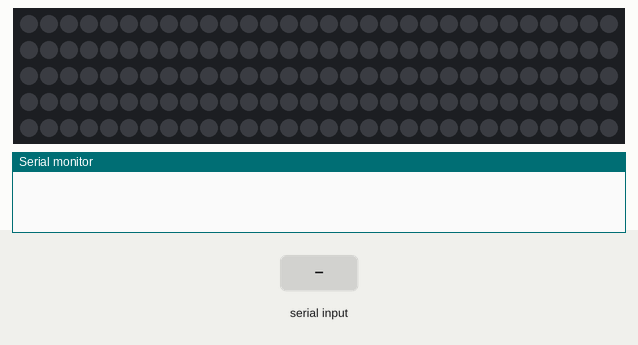
This sketch was run on a simulated Arduino Uno, built with avr-gcc and run on an emulated ATmega328P. On the bench: 150 RGB LEDs in strip order, left to right, continuing on the next row, the last lines printed to the serial monitor. Inputs (shaded band) come from the test bench. Dim RGB values are drawn brighter than linear.

Above: at 2.1 s.
2.2 s: "90,45\n" received over Serial
At 5.1 s:
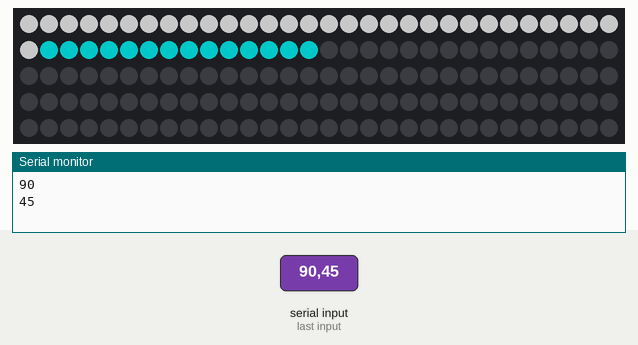
5.2 s: "30,150\n" received over Serial
At 7.7 s:
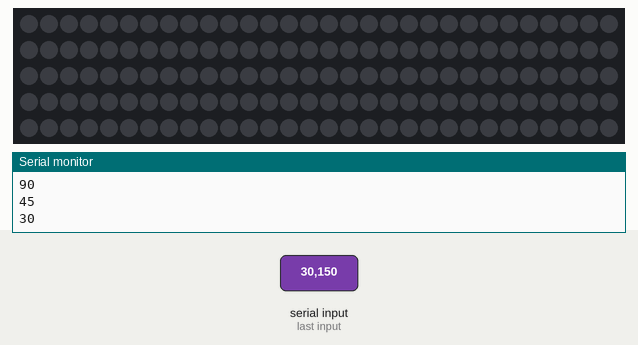
8.2 s: "90\n" received over Serial
At 10.6 s:
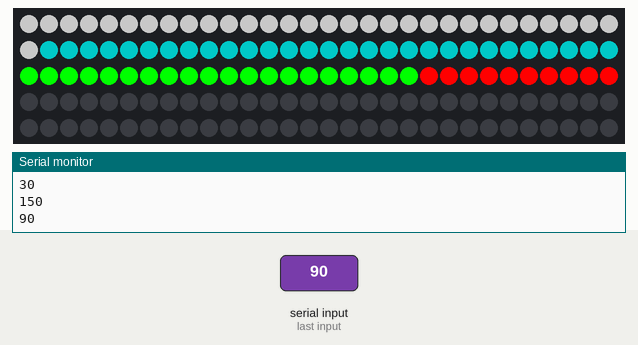
11.1 s: "200\n" received over Serial
At 14.2 s:
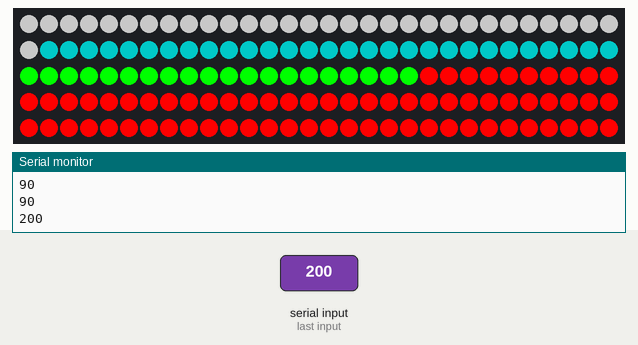
Timing chart, 0 to 15.1 s (numbered marks = the images above; inputs shaded):
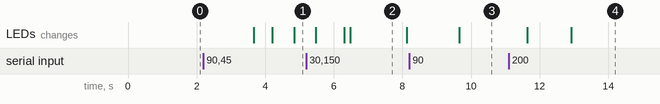

The sketch:

LED_Voting_Bar.ino
```cpp
#include <Adafruit_NeoPixel.h>

#define N_PIXELS  150  // Number of pixels in strand

#define LED_PIN    6  // NeoPixel LED strand is connected to this pin


Adafruit_NeoPixel
  strip = Adafruit_NeoPixel(N_PIXELS, LED_PIN, NEO_GRB + NEO_KHZ800);


void setup() {

  // This is only needed on 5V Arduinos (Uno, Leonardo, etc.).
  // Connect 3.3V to mic AND TO AREF ON ARDUINO and enable this
  // line.  Audio samples are 'cleaner' at 3.3V.
  // COMMENT OUT THIS LINE FOR 3.3V ARDUINOS (FLORA, ETC.):
Serial.begin(9600);


  strip.begin();
   for(int i=0; i<N_PIXELS; i++) {

             strip.setPixelColor(i,   0,   0, 0);
             strip.show();

  }


}

 int      n;


void loop() {


if(Serial.available() > 0){
  int x = Serial.parseInt();
  if(x > 0){ n = x;

   for(int i=0; i<N_PIXELS; i++) {

             strip.setPixelColor(i,   0,   0, 0);
             strip.show();

  }

  for(int i=0; i< n; i++) {
   if(i <= 30){
        strip.setPixelColor(i,   100,   100, 100);
     }else if( i >= 30 && i <= 59){
         strip.setPixelColor(i,   0,   100, 100);
        }else if(i >= 60 && i <= 79){
            strip.setPixelColor(i,   0,   255, 0);
          }else if(i >= 80){
            strip.setPixelColor(i,   255,   0, 0);
          }

             strip.show();

  }


}
   Serial.println(n);
}


  // Color pixels based on rainbow gradient


}

// Input a value 0 to 255 to get a color value.
// The colors are a transition r - g - b - back to r.
uint32_t Wheel(byte WheelPos) {
  if(WheelPos < 85) {
   return strip.Color(WheelPos * 3, 255 - WheelPos * 3, 0);
  } else if(WheelPos < 170) {
   WheelPos -= 85;
   return strip.Color(255 - WheelPos * 3, 0, WheelPos * 3);
  } else {
   WheelPos -= 170;
   return strip.Color(0, WheelPos * 3, 255 - WheelPos * 3);
  }
}
```

Measured:
- after the input at 2.2 s, the LEDs: first change after 1.5 s (image 1 shows a later state)
- after the input at 5.2 s, the LEDs: change after 0.27 s (image 2)
- after the input at 8.2 s, the LEDs: change after 1.5 s (image 3)
- after the input at 11.1 s, the LEDs: first change after 0.54 s (image 4 shows a later state)
- what the display in image 2 shows lasts 1.6 s, from 6.5 s to 8.1 s
